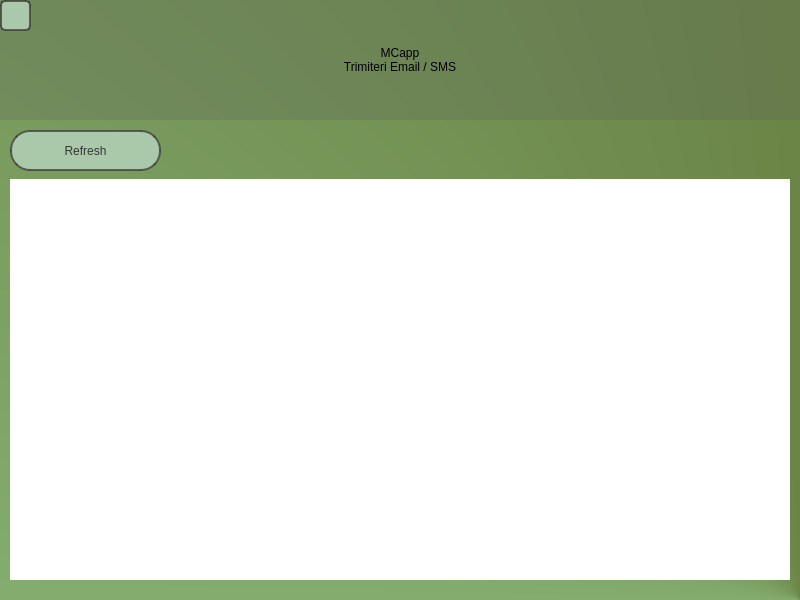
<?xml version="1.0" encoding="UTF-8"?>
<ui version="4.0">
 <class>Dialog</class>
 <widget class="QDialog" name="Dialog">
  <property name="geometry">
   <rect>
    <x>0</x>
    <y>0</y>
    <width>800</width>
    <height>600</height>
   </rect>
  </property>
  <property name="windowTitle">
   <string>Dialog</string>
  </property>
  <property name="windowIcon">
   <iconset>
    <normaloff>MCapp_icon.ico</normaloff>MCapp_icon.ico</iconset>
  </property>
  <widget class="QWidget" name="widget" native="true">
   <property name="geometry">
    <rect>
     <x>0</x>
     <y>0</y>
     <width>800</width>
     <height>600</height>
    </rect>
   </property>
   <property name="styleSheet">
    <string notr="true">QWidget#widget{
background-color: qconicalgradient(cx:1, cy:1, angle:0, stop:0.136364 rgba(55, 80, 0, 200), stop:1 rgba(168, 255, 181, 200));}</string>
   </property>
   <widget class="QLabel" name="label_title">
    <property name="geometry">
     <rect>
      <x>0</x>
      <y>0</y>
      <width>800</width>
      <height>120</height>
     </rect>
    </property>
    <property name="styleSheet">
     <string notr="true">font: 87 26pt &quot;Arial Black&quot;;
color: rgb(0, 0, 0);
background-color: rgba(89, 89, 89, 60);</string>
    </property>
    <property name="text">
     <string>MCapp
Trimiteri Email / SMS</string>
    </property>
    <property name="alignment">
     <set>Qt::AlignCenter</set>
    </property>
   </widget>
   <widget class="QPushButton" name="back_user_welcome_window">
    <property name="geometry">
     <rect>
      <x>0</x>
      <y>0</y>
      <width>31</width>
      <height>31</height>
     </rect>
    </property>
    <property name="cursor">
     <cursorShape>PointingHandCursor</cursorShape>
    </property>
    <property name="styleSheet">
     <string notr="true">QPushButton {
font: 8pt &quot;Arial Black&quot;;
color: rgb(54, 54, 54);
border-radius: 5px;
border: 2px solid rgba(61, 61, 61, 190);
background-color: rgb(170, 200, 170);
}

QPushButton:hover {
background-color: rgb(170, 215, 170);
border: 2px solid rgba(61, 61, 61, 255);
}</string>
    </property>
    <property name="text">
     <string/>
    </property>
    <property name="icon">
     <iconset>
      <normaloff>line-angle-left.png</normaloff>line-angle-left.png</iconset>
    </property>
    <property name="iconSize">
     <size>
      <width>20</width>
      <height>20</height>
     </size>
    </property>
   </widget>
   <widget class="QTableWidget" name="tableWidget_1">
    <property name="geometry">
     <rect>
      <x>10</x>
      <y>179</y>
      <width>780</width>
      <height>401</height>
     </rect>
    </property>
    <property name="font">
     <font>
      <family>Arial</family>
     </font>
    </property>
    <property name="styleSheet">
     <string notr="true">background-color: rgba(255, 255, 255, .4);
border-radius: 3px;</string>
    </property>
    <property name="sizeAdjustPolicy">
     <enum>QAbstractScrollArea::AdjustToContentsOnFirstShow</enum>
    </property>
    <property name="autoScrollMargin">
     <number>1</number>
    </property>
    <property name="editTriggers">
     <set>QAbstractItemView::NoEditTriggers</set>
    </property>
    <property name="showDropIndicator" stdset="0">
     <bool>false</bool>
    </property>
    <property name="dragDropOverwriteMode">
     <bool>false</bool>
    </property>
    <property name="alternatingRowColors">
     <bool>true</bool>
    </property>
    <property name="selectionMode">
     <enum>QAbstractItemView::SingleSelection</enum>
    </property>
    <property name="selectionBehavior">
     <enum>QAbstractItemView::SelectRows</enum>
    </property>
    <property name="textElideMode">
     <enum>Qt::ElideNone</enum>
    </property>
    <property name="showGrid">
     <bool>true</bool>
    </property>
    <property name="gridStyle">
     <enum>Qt::SolidLine</enum>
    </property>
    <property name="sortingEnabled">
     <bool>false</bool>
    </property>
    <property name="cornerButtonEnabled">
     <bool>true</bool>
    </property>
    <attribute name="horizontalHeaderVisible">
     <bool>true</bool>
    </attribute>
    <attribute name="horizontalHeaderCascadingSectionResizes">
     <bool>true</bool>
    </attribute>
    <attribute name="horizontalHeaderMinimumSectionSize">
     <number>40</number>
    </attribute>
    <attribute name="horizontalHeaderDefaultSectionSize">
     <number>60</number>
    </attribute>
    <attribute name="horizontalHeaderHighlightSections">
     <bool>true</bool>
    </attribute>
    <attribute name="horizontalHeaderStretchLastSection">
     <bool>false</bool>
    </attribute>
    <attribute name="verticalHeaderVisible">
     <bool>true</bool>
    </attribute>
    <attribute name="verticalHeaderCascadingSectionResizes">
     <bool>true</bool>
    </attribute>
    <attribute name="verticalHeaderDefaultSectionSize">
     <number>23</number>
    </attribute>
    <attribute name="verticalHeaderHighlightSections">
     <bool>true</bool>
    </attribute>
    <attribute name="verticalHeaderShowSortIndicator" stdset="0">
     <bool>false</bool>
    </attribute>
    <attribute name="verticalHeaderStretchLastSection">
     <bool>false</bool>
    </attribute>
   </widget>
   <widget class="QPushButton" name="refresh_database_button">
    <property name="geometry">
     <rect>
      <x>10</x>
      <y>130</y>
      <width>151</width>
      <height>41</height>
     </rect>
    </property>
    <property name="cursor">
     <cursorShape>PointingHandCursor</cursorShape>
    </property>
    <property name="styleSheet">
     <string notr="true">QPushButton {
font: 18pt &quot;Arial Black&quot;;
color: rgb(54, 54, 54);
border-radius: 20px;
border: 2px solid rgba(61, 61, 61, 190);
background-color: rgb(170, 200, 170);
}

QPushButton:hover {
background-color: rgb(170, 215, 170);
border: 2px solid rgba(61, 61, 61, 255);
}</string>
    </property>
    <property name="text">
     <string>Refresh</string>
    </property>
   </widget>
  </widget>
 </widget>
 <tabstops>
  <tabstop>tableWidget_1</tabstop>
  <tabstop>refresh_database_button</tabstop>
  <tabstop>back_user_welcome_window</tabstop>
 </tabstops>
 <resources/>
 <connections/>
</ui>
